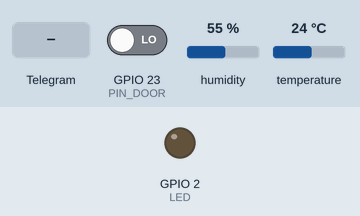
This sketch was run on a simulated ESP32. Shown: output pins drawn as LEDs (lit = HIGH). The test bench sets the inputs (shaded band); at power-on: GPIO 23 (PIN_DOOR) LOW, humidity 55 %, temperature 24 °C. WiFi joins after 1.5 s; servers stay silent unless stated; network time is answered at once with the bench clock; the local clock reads 2024-03-15 10:24:30 at power-on unless the sketch sets it; storage starts empty; no MQTT or app messages arrive unless stated; what the sketch prints to the serial monitor is not drawn.

Above: at 2.7 s.
2.8 s: GPIO 23 (PIN_DOOR) driven HIGH
4.6 s: Telegram message "/start" received
At 10.6 s:
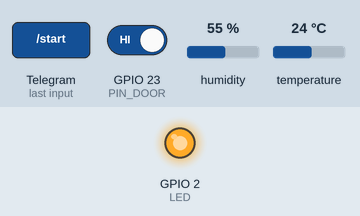
Timing chart, 0 to 12.1 s (numbered marks = the images above; inputs shaded):
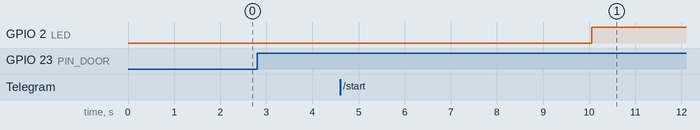

Measured:
- after the input at 2.8 s, every drawn part: stays the same

The sketch:

IoT_Projeto_2.ino
```cpp
#include <NTPClient.h>
#include <WiFi.h>
#include <WiFiUdp.h>
#include <WiFiClient.h>
#include <WiFiClientSecure.h>
#include <PubSubClient.h>
#include "DHT.h"
#include "SPIFFS.h"
#include <FS.h>
#include "time.h"
#include <UniversalTelegramBot.h>
#include <ArduinoJson.h>

#define DHTPIN 4     // Digital pin connected to the DHT sensor
#define DHTTYPE DHT11   // DHT 11
//#define DHTTYPE DHT22   // DHT 22  (AM2302), AM2321
#define PIN_DOOR 23
#define LED 2

#define BOTtoken "bottoken"
// Use @myidbot to find out the chat ID of an individual or a group
// Also note that you need to click "start" on a bot before it can
// message you
#define CHAT_ID "chat_id"

WiFiClient wifi_client;
PubSubClient mqtt_client(wifi_client);
WiFiUDP ntpUDP;
NTPClient timeClient(ntpUDP, -10800);
DHT dht(DHTPIN, DHTTYPE);

WiFiClientSecure client;
UniversalTelegramBot bot(BOTtoken, client);

const char* wifi_ssid = "wifi_ssid";
const char* wifi_password = "wifi_password";
int wifi_timeout = 100000;

const char* mqtt_broker = "io.adafruit.com";
const int mqtt_port = 1883;
int mqtt_timeout = 10000;

const char* mqtt_usernameAdafruitIO = "usernamee";
const char* mqtt_keyAdafruitIO = "adafruitkey";

float hum, temp_c, hic = 0;
int doorState;
int anteriorState = 0;
char buffer[10];
unsigned long previousMillis1;  // Variável para armazenar o tempo da última verificação
unsigned long previousMillis2;  // Variável para armazenar o tempo da última ação (para 10 segundos)
const long botRequestDelay = 1000;
const long adafruitDelay = 10000; // Intervalo de 10 segundos
bool conexionFailed = false;
String filename = "/dados.txt";

void setup() {
  Serial.begin(115200);

  pinMode(PIN_DOOR, INPUT);
  pinMode(LED, OUTPUT);

  WiFi.mode(WIFI_STA); //"station mode": permite o ESP32 ser um cliente da rede WiFi
  WiFi.begin(wifi_ssid, wifi_password);
  connectWiFi();
  openFS();
  timeClient.begin();
  dht.begin();
  mqtt_client.setServer(mqtt_broker, mqtt_port);
}

void loop() {
  timeClient.update();

  unsigned long currentMillis = millis();

  // Reading temperature or humidity takes about 250 milliseconds!
  // Sensor readings may also be up to 2 seconds 'old' (its a very slow sensor)
  hum = dht.readHumidity();
  temp_c = dht.readTemperature(); // Read temperature as Celsius (the default)

  doorState = digitalRead(PIN_DOOR);

  // Check if any reads failed and exit early (to try again).
  if (isnan(hum) || isnan(temp_c)) {
    Serial.println(F("Failed to read from DHT sensor!"));
    delay(400);
    return;
  }

  // Verifica se houve mudança de estado
  doorStateChange();
  checkTempHum();

  // Compute heat index in Celsius (isFahreheit = false)
  hic = dht.computeHeatIndex(temp_c, hum, false);

  // Verificação a cada 1 segundo
  if (currentMillis - previousMillis1 >= botRequestDelay) {
    previousMillis1 = currentMillis;  // Salva o tempo atual

    int numNewMessages = bot.getUpdates(bot.last_message_received + 1);

    while(numNewMessages) {
      Serial.println("Bot got response");
      handleNewMessages(numNewMessages);
      numNewMessages = bot.getUpdates(bot.last_message_received + 1);
    }

  }

  if(currentMillis - previousMillis2 >= adafruitDelay){
    previousMillis2 = currentMillis;  // Salva o tempo atual

    Serial.println(timeClient.getFormattedTime());

    connectMQTT();
    if(!mqtt_client.connected()) { // Se MQTT não estiver conectado
      digitalWrite(LED,LOW);
      bool conexionFailed = true;
      writeDataFile();
    } else {
      digitalWrite(LED, HIGH); // LED indicando conexão

      if(conexionFailed == true){
        conexionFailed = false;
        float mediaTemperatura, mediaUmidade, mediaIndiceCalor;
        readCalculateFile(&mediaTemperatura, &mediaUmidade, &mediaIndiceCalor);
        mqtt_client.publish("matheusriv/feeds/projeto2_umidade", String(mediaUmidade).c_str());
        mqtt_client.publish("matheusriv/feeds/projeto2_temp_c", String(mediaTemperatura).c_str());
        mqtt_client.publish("matheusriv/feeds/projeto2_hic", String(mediaIndiceCalor).c_str());
      }

      Serial.print(F("Umidade: "));
      Serial.print(hum);
      Serial.print(F("%  Temperatura: "));
      Serial.print(temp_c);
      Serial.print(F("°C  Heat Index: "));
      Serial.print(hic);
      Serial.println(F("°C"));

      mqtt_client.publish("matheusriv/feeds/projeto2_umidade", String(hum).c_str());
      mqtt_client.publish("matheusriv/feeds/projeto2_temp_c", String(temp_c).c_str());
      mqtt_client.publish("matheusriv/feeds/projeto2_hic", String(hic).c_str());

      if(doorState == 1){
        mqtt_client.publish("matheusriv/feeds/projeto2_porta", "1");
        Serial.println("Porta: fechada");
      } else{
        mqtt_client.publish("matheusriv/feeds/projeto2_porta", "0");
        Serial.println("Porta: aberta");
      }

      mqtt_client.loop();

      Serial.println("");

    }
  }
}

void checkTempHum(){
  if(temp_c > 35) {
    bot.sendMessage(CHAT_ID, "Alerta: temperatura alta " + String(temp_c, 2), "");
  }
  if(hum < 40) {
    bot.sendMessage(CHAT_ID, "Alerta: humidade baixa " + String(hum, 2), "");
  }
}

void doorStateChange(){
  if(doorState != anteriorState) {
    if(doorState == HIGH) {
      bot.sendMessage(CHAT_ID, "Alerta: porta fechou", "");
      Serial.println("Mudança de 0 para 1");
    } else {
      bot.sendMessage(CHAT_ID, "Alerta: porta abriu", "");
      Serial.println("Mudança de 1 para 0");
    }
    anteriorState = doorState; // Atualiza o estado anterior com o estado atual
  }
}

void writeDataFile() {
  SPIFFS.remove(filename);
  File file = SPIFFS.open(filename, "a");

  if (!file) {
    Serial.println(F("Falha ao abrir o arquivo no SPIFFS!"));
    return;
  }

  // Escreve os dados no arquivo
  file.println(String(temp_c) + "," + String(hum));

  file.close();
}

void readCalculateFile(float *mediaTemperatura, float *mediaUmidade, float *mediaIndiceCalor){
  File file = SPIFFS.open(filename, "r");

  if (!file) {
    Serial.println(F("Falha ao abrir o arquivo no SPIFFS!"));
    return;
  }

  float somaTemperatura = 0.0;
  float somaUmidade = 0.0;
  float somaIndiceCalor = 0.0;
  int numDados = 0;

  // Lê os dados do arquivo e calcula a soma para calcular a média posteriormente
  while (file.available()) {
    String line = file.readStringUntil('\n');
    int commaIndex1 = line.indexOf(',');
    int commaIndex2 = line.indexOf(',', commaIndex1 + 1);

    if (commaIndex1 != -1 && commaIndex2 != -1) {
      float temp = line.substring(0, commaIndex1).toFloat();
      float umid = line.substring(commaIndex1 + 1, commaIndex2).toFloat();
      float heatIndex = line.substring(commaIndex2 + 1).toFloat();

      somaTemperatura += temp;
      somaUmidade += umid;
      somaIndiceCalor += heatIndex;
      numDados++;
    }
  }

  file.close();

  // Calcula a média dos valores
  if (numDados > 0) {
    *mediaTemperatura = somaTemperatura / numDados;
    *mediaUmidade = somaUmidade / numDados;
    *mediaIndiceCalor = somaIndiceCalor / numDados;
  }

}

void readFile(String path) {
  Serial.printf("Lendo arquivo: %s\n", path);

  File file = SPIFFS.open(path, "r");
  if (!file) {
    Serial.println("Não foi possível abrir o arquivo");
    return;
  }

  Serial.print("---------- Lendo arquivo ");
  Serial.print(path);
  Serial.println("  ---------");

  while (file.available()) {
    Serial.write(file.read());
  }
  Serial.println("\n------ Fim da leitura do arquivo -------");
  file.close();
}

void formatFile() {
  Serial.println("Formantando SPIFFS");
  SPIFFS.format();
  Serial.println("Formatou SPIFFS");
}

void openFS(void) {
  if (!SPIFFS.begin(true)) {
    Serial.println("\nErro ao abrir o sistema de arquivos");
  }
  else {
    Serial.println("\nSistema de arquivos aberto com sucesso!");
  }
}

void handleNewMessages(int numNewMessages) {
  Serial.println("handleNewMessages");
  Serial.println(String(numNewMessages));

  for (int i=0; i<numNewMessages; i++) {
    // Chat id of the requester
    String chat_id = String(bot.messages[i].chat_id);
    if (chat_id != CHAT_ID){
      bot.sendMessage(chat_id, "Unauthorized user", "");
      continue;
    }

    String text = bot.messages[i].text;
    //Serial.println(text);

    String from_name = bot.messages[i].from_name;

    if(text == "/start") {
      String welcome = "Olá, " + from_name + ".\n";
      welcome += "Use os seguintes comandos para receber mensagens.\n\n";
      welcome += "/temperatura\n";
      welcome += "/umidade\n";
      welcome += "/heat_index\n";
      bot.sendMessage(chat_id, welcome, "");
    }

    if(text == "/temperatura") {
      bot.sendMessage(chat_id, "Temperatura atual: " + String(temp_c, 2) + "°C", "");
    }

    if(text == "/umidade") {
      bot.sendMessage(chat_id, "Humidade atual: " + String(hum, 2) + "%", "");
    }

    if(text == "/heat_index") {
      bot.sendMessage(chat_id, "Heat Index Celsius: " + String(hic, 2) + "%", "");
    }
  }
}

void connectWiFi() {
  Serial.print("Conectando à rede WiFi .. ");

  unsigned long tempoInicial = millis();
  while (WiFi.status() != WL_CONNECTED && (millis() - tempoInicial < wifi_timeout)) {
    Serial.print(".");
    delay(500);
  }
  Serial.println();

  #ifdef ESP32
  client.setCACert(TELEGRAM_CERTIFICATE_ROOT); // Add root certificate for api.telegram.org
  #endif

  if (WiFi.status() != WL_CONNECTED) {
    Serial.println("Conexão com WiFi falhou!");
  } else {
    Serial.print("Conectado com o IP: ");
    Serial.println(WiFi.localIP());
  }
}

void connectMQTT() {
  unsigned long tempoInicial = millis();
  while (!mqtt_client.connected() && (millis() - tempoInicial < mqtt_timeout)) {
    if (WiFi.status() != WL_CONNECTED) {
      connectWiFi();
    }
    Serial.print("Conectando ao MQTT Broker..");

    if (mqtt_client.connect("ESP32Client", mqtt_usernameAdafruitIO, mqtt_keyAdafruitIO)) {
      Serial.println(" Conectado!");
    } else {
      Serial.println(" Conexão falhou!");
      delay(200);
    }
  }
  Serial.println();
}
```
